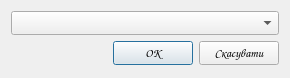
<?xml version="1.0" encoding="UTF-8"?>
<ui version="4.0">
 <class>CopyRestoreDbDialog</class>
 <widget class="QDialog" name="CopyRestoreDbDialog">
  <property name="windowModality">
   <enum>Qt::WindowModal</enum>
  </property>
  <property name="geometry">
   <rect>
    <x>0</x>
    <y>0</y>
    <width>290</width>
    <height>78</height>
   </rect>
  </property>
  <property name="minimumSize">
   <size>
    <width>290</width>
    <height>78</height>
   </size>
  </property>
  <property name="maximumSize">
   <size>
    <width>290</width>
    <height>78</height>
   </size>
  </property>
  <property name="font">
   <font>
    <family>Comic Sans MS</family>
   </font>
  </property>
  <property name="windowTitle">
   <string>Копіювати/відновити БД</string>
  </property>
  <property name="windowIcon">
   <iconset resource="res/res.qrc">
    <normaloff>:/action_icons/db_copy_restore.png</normaloff>:/action_icons/db_copy_restore.png</iconset>
  </property>
  <property name="modal">
   <bool>true</bool>
  </property>
  <layout class="QVBoxLayout" name="verticalLayout">
   <item>
    <widget class="QComboBox" name="options_cb"/>
   </item>
   <item>
    <layout class="QHBoxLayout" name="horizontalLayout">
     <item>
      <spacer name="horizontalSpacer">
       <property name="orientation">
        <enum>Qt::Horizontal</enum>
       </property>
       <property name="sizeHint" stdset="0">
        <size>
         <width>40</width>
         <height>20</height>
        </size>
       </property>
      </spacer>
     </item>
     <item>
      <widget class="QPushButton" name="ok_pb">
       <property name="text">
        <string>ОК</string>
       </property>
      </widget>
     </item>
     <item>
      <widget class="QPushButton" name="cancel_pb">
       <property name="text">
        <string>Скасувати</string>
       </property>
      </widget>
     </item>
    </layout>
   </item>
  </layout>
 </widget>
 <resources>
  <include location="res/res.qrc"/>
 </resources>
 <connections/>
</ui>
